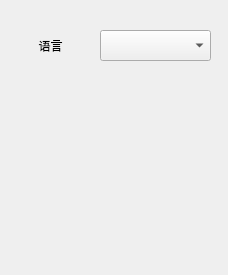
<?xml version="1.0" encoding="UTF-8"?>
<ui version="4.0">
 <class>SettingsWindow</class>
 <widget class="QMainWindow" name="SettingsWindow">
  <property name="geometry">
   <rect>
    <x>0</x>
    <y>0</y>
    <width>228</width>
    <height>275</height>
   </rect>
  </property>
  <property name="windowTitle">
   <string notr="true">设置</string>
  </property>
  <widget class="QWidget" name="centralwidget">
   <widget class="QLabel" name="languageLable">
    <property name="geometry">
     <rect>
      <x>10</x>
      <y>30</y>
      <width>81</width>
      <height>31</height>
     </rect>
    </property>
    <property name="text">
     <string notr="true">语言</string>
    </property>
    <property name="alignment">
     <set>Qt::AlignCenter</set>
    </property>
   </widget>
   <widget class="QComboBox" name="languageList">
    <property name="geometry">
     <rect>
      <x>100</x>
      <y>30</y>
      <width>111</width>
      <height>31</height>
     </rect>
    </property>
   </widget>
  </widget>
 </widget>
 <resources/>
 <connections/>
</ui>
